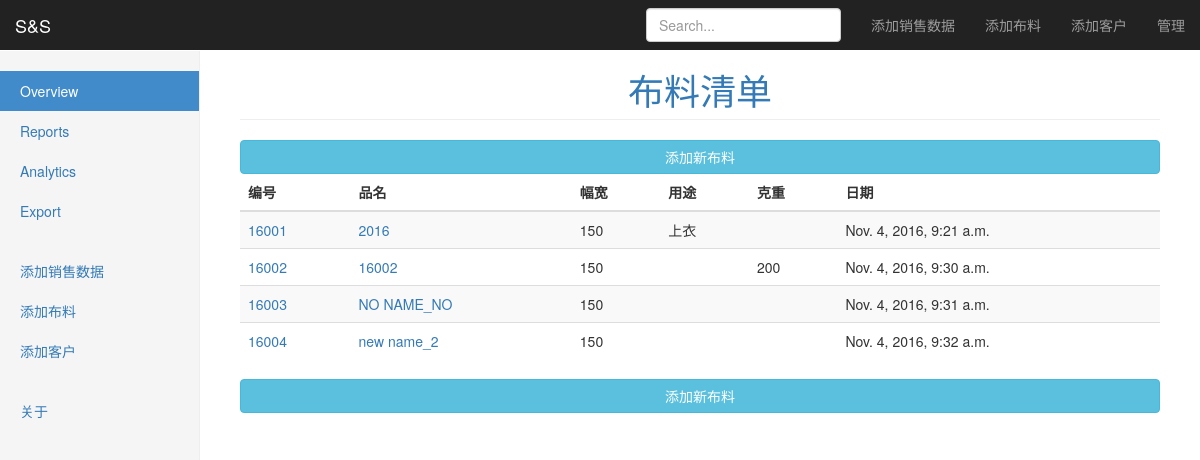
The app's page /, older data.
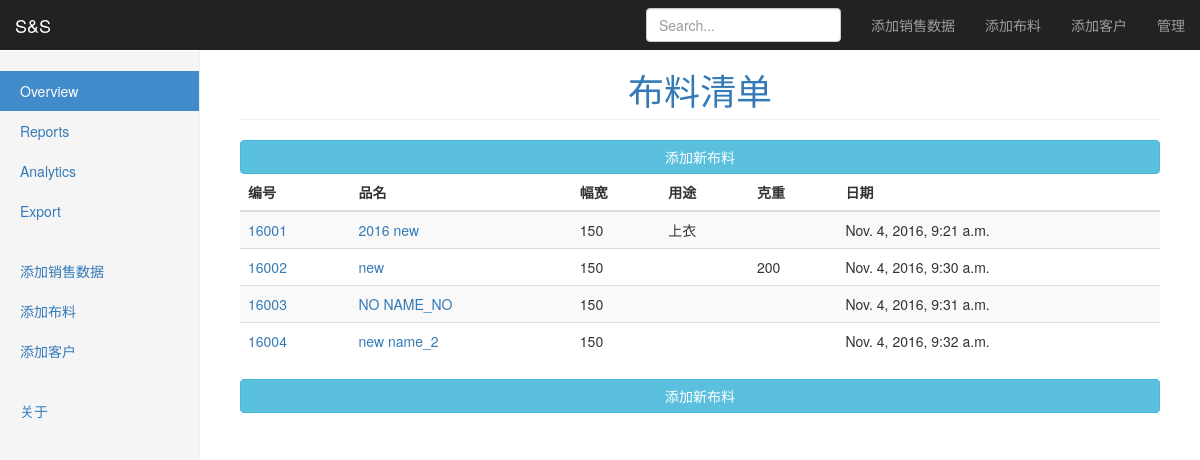
The same page, newer data.
### record/models.py (models this page shows, shortened)
class Cloth(models.Model):
    cloth_code = models.CharField(max_length=20)
    cloth_name = models.CharField(max_length=20)
    used_for = models.CharField(max_length=100, blank=True, null=True)
    category = models.ForeignKey(CategoryOfCloth, on_delete=models.SET_NULL, blank=True, null=True)
    texture = models.ForeignKey(TextureOfCloth, on_delete=models.SET_NULL, blank=True, null=True)
    material = models.ForeignKey(MaterialOfCloth, on_delete=models.SET_NULL, blank=True, null=True)
    breadth = models.IntegerField(blank=True, null=True)
    grams_per_m2 = models.IntegerField(blank=True, null=True)
    description = models.TextField(max_length=1000, blank=True, null=True)
    added_time = models.DateTimeField(auto_now_add=True)
    timestamp = models.DateTimeField(auto_now=True)

### record/views.py (the view)
# urls.py: url(r'^$', ClothListView.as_view(), name='cloth_list'),
class ClothListView(View):
    template_name = 'record/cloth_list.html'
    def get(self, request):
        cloth_list = Cloth.objects.all()
        context = {
            'cloth_list': cloth_list,
        }
        return render(request, self.template_name, context)

### record/templates/record/cloth_list.html (shortened to what this page needs)
{% extends "base.html" %}
{% block content %}
  <h1 class="page-header" align="center"><span class="text-primary">布料清单</span></h1>
  <a href="{% url 'record:cloth_add' %}" class="btn btn-info btn-block" role="button">添加新布料</a>
  <div class="table-responsive">
    <table class="table table-striped table-hover">
      <thead>
      <tr>
        <th>编号</th>
        <th>品名</th>
        <th>幅宽</th>
        <th>用途</th>
        <th>克重</th>
        <th>日期</th>
      </tr>
      </thead>
      <tbody>
      {% for cloth in cloth_list %}
        <tr>
          <td><a href="{% url 'record:cloth_detail' cloth.pk %}">{{ cloth.cloth_code }}</a></td>
          <td><a href="{% url 'record:cloth_detail' cloth.pk %}">{{ cloth.cloth_name }}</a></td>
          <td>{% if cloth.breadth %}{{ cloth.breadth }} {% endif %}</td>
          <td>{% if cloth.used_for %}{{ cloth.used_for }} {% endif %}</td>
          <td>{% if cloth.grams_per_m2 %}{{ cloth.grams_per_m2 }} {% endif %}</td>
          <td>{{ cloth.added_time }} </td>
        </tr>
      {% endfor %}
      </tbody>
    </table>
  </div>
  <a href="{% url 'record:cloth_add' %}" class="btn btn-info btn-block" role="button">添加新布料</a>
{% endblock %}

Row changes from the older to the newer data that the page shows:
changed Cloth "上衣": cloth_name "2016" → "2016 new"
changed Cloth: cloth_name "16002" → "new"
